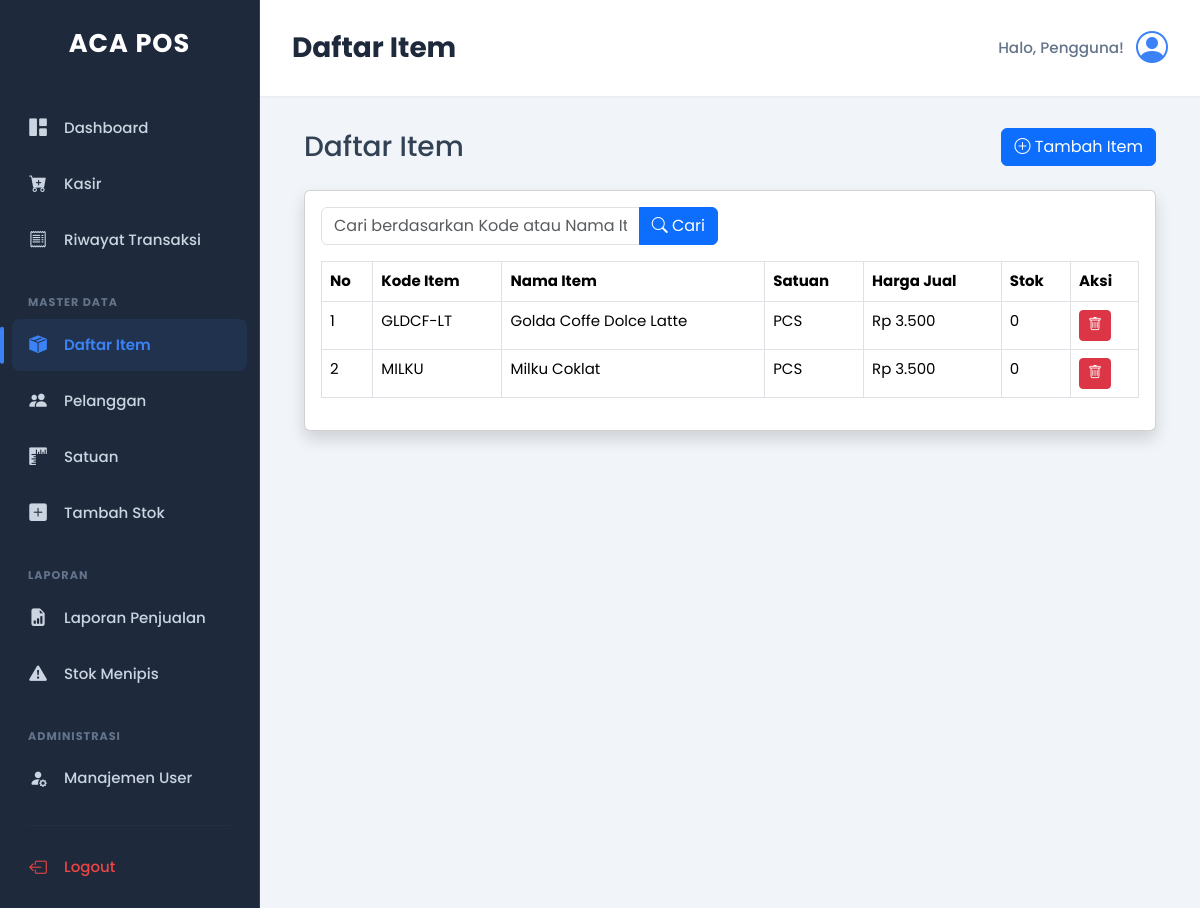
Screenshot of /master_data/item.php (signed in) with the database file from the repository.
### tables this page shows
CREATE TABLE `item` (
  `id_item` int(11) NOT NULL,
  `kode_item` varchar(20) NOT NULL,
  `nama_item` varchar(100) NOT NULL,
  `id_satuan` int(11) NOT NULL,
  `harga_jual` decimal(10,2) NOT NULL,
  `stok` int(11) NOT NULL DEFAULT 0,
  `stok_minimum` int(11) NOT NULL DEFAULT 10
);

CREATE TABLE `satuan` (
  `id_satuan` int(11) NOT NULL,
  `nama_satuan` varchar(50) NOT NULL
);

### config/koneksi.php (called while the page is built, shortened)
<?php
function format_rupiah($angka){
    return "Rp " . number_format($angka, 0, ',', '.');
}
?>

### master_data/item.php (the view, shortened to what this page needs)
<?php
include __DIR__ . '/../template/header.php';
include __DIR__ . '/../template/sidebar.php';
$keyword = '';
?>
<div class="container-fluid">
    <div class="d-sm-flex align-items-center justify-content-between mb-4">
        <h1 class="h3 mb-0 text-gray-800">Daftar Item</h1>
        <?php if ($_SESSION['role'] == 'administrator') : ?>
        <button class="btn btn-primary" data-bs-toggle="modal" data-bs-target="#tambahItemModal">
            <i class="bi bi-plus-circle"></i> Tambah Item
        </button>
        <?php endif; ?>
    </div>
    <div class="card shadow mb-4">
        <div class="card-body">
            <div class="row mb-3">
                <div class="col-md-6">
                    <form action="" method="GET">
                        <div class="input-group">
                            <input type="text" class="form-control" name="keyword" placeholder="Cari berdasarkan Kode atau Nama Item..." value="<?= htmlspecialchars($keyword); ?>">
                            <button class="btn btn-primary" type="submit"><i class="bi bi-search"></i> Cari</button>
                        </div>
                    </form>
                </div>
            </div>
            <div class="table-responsive">
                <table class="table table-bordered" id="dataTable" width="100%" cellspacing="0">
                    <thead>
                        <tr>
                            <th>No</th>
                            <th>Kode Item</th>
                            <th>Nama Item</th>
                            <th>Satuan</th>
                            <th>Harga Jual</th>
                            <th>Stok</th>
                            <?php if ($_SESSION['role'] == 'administrator') : ?>
                            <th>Aksi</th>
                            <?php endif; ?>
                        </tr>
                    </thead>
                    <tbody>
                        <?php
                        $query = "SELECT item.*, satuan.nama_satuan FROM item
                                  JOIN satuan ON item.id_satuan = satuan.id_satuan";
                        $query .= " ORDER BY item.nama_item ASC";
                        $result = mysqli_query($koneksi, $query);
                        if (mysqli_num_rows($result) == 0 && !empty($keyword)) {
                            echo '<tr><td colspan="7" class="text-center">Data tidak ditemukan untuk kata kunci: "' . htmlspecialchars($keyword) . '"</td></tr>';
                        } else {
                            $no = 1;
                            while ($data = mysqli_fetch_assoc($result)) {
                            ?>
                                <tr>
                                    <td><?= $no++; ?></td>
                                    <td><?= htmlspecialchars($data['kode_item']); ?></td>
                                    <td><?= htmlspecialchars($data['nama_item']); ?></td>
                                    <td><?= htmlspecialchars($data['nama_satuan']); ?></td>
                                    <td><?= format_rupiah($data['harga_jual']); ?></td>
                                    <td><?= $data['stok']; ?></td>
                                    <?php if ($_SESSION['role'] == 'administrator') : ?>
                                    <td>
                                        <a href="proses_item.php?hapus=<?= $data['id_item']; ?>" class="btn btn-danger btn-sm" onclick="return confirm('Yakin ingin menghapus item ini?')">
                                            <i class="bi bi-trash"></i>
                                        </a>
                                    </td>
                                    <?php endif; ?>
                                </tr>
                            <?php }
                        }
                        ?>
                    </tbody>
                </table>
            </div>
        </div>
    </div>
</div>
<?php
include __DIR__ . '/../template/footer.php';
?>

### assets/css/style.css (style rules this page uses)
:root { --primary-color: #3b82f6; --primary-color-light: rgba(59, 130, 246, 0.1); --sidebar-bg: #1e293b; --sidebar-text: #cbd5e1; --sidebar-text-hover: #ffffff; --sidebar-link-active-text: var(--primary-color); --sidebar-link-active-bg: var(--primary-color-light); --sidebar-separator: #334155; --main-bg: #f1f5f9; --content-bg: #ffffff; --text-color: #334155; --text-muted: #64748b; --border-color: #e2e8f0; --danger-color: #ef4444; --danger-hover-bg: rgba(239, 68, 68, 0.1); --font-family: 'Poppins', -apple-system, BlinkMacSystemFont, "Segoe UI", Roboto, "Helvetica Neue", Arial, sans-serif; --shadow-sm: 0 1px 2px 0 rgb(0 0 0 / 0.05); --shadow-md: 0 4px 6px -1px rgb(0 0 0 / 0.1), 0 2px 4px -2px rgb(0 0 0 / 0.1); }
body { background-color: var(--main-bg); color: var(--text-color); font-family: var(--font-family); font-size: 15px; }

### rows the page displays
item: kode_item "GLDCF-LT", nama_item "Golda Coffe Dolce Latte", id_satuan.nama_satuan "PCS", harga_jual "Rp 3.500", stok "0"
item: kode_item "MILKU", nama_item "Milku Coklat", id_satuan.nama_satuan "PCS", harga_jual "Rp 3.500", stok "0"

### other values shown
$title "Daftar Item"
$nama_user "Pengguna"
